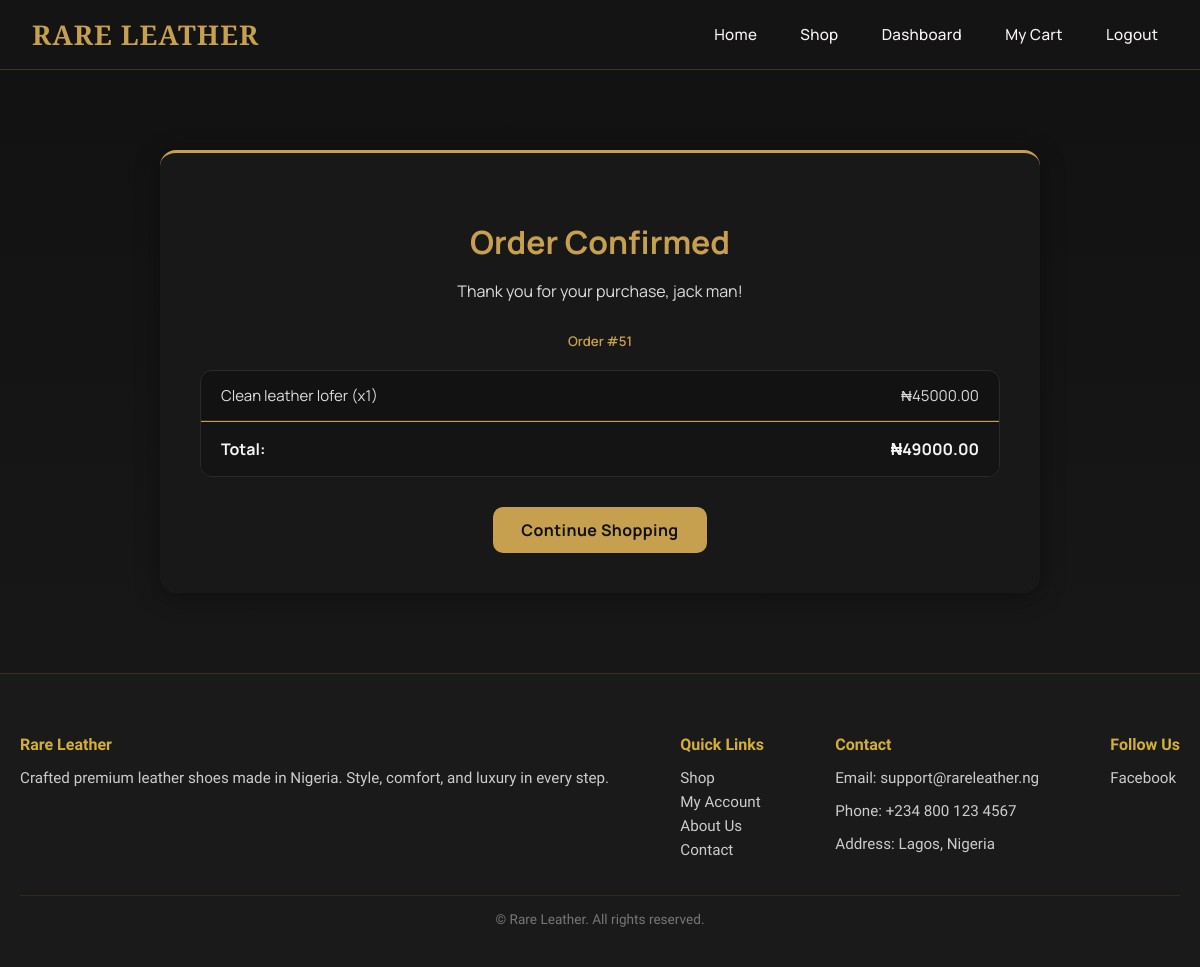
The app's page /orders/confirmation/51/ (signed in) with its own data.
### orders/models.py (models this page shows, shortened)
class Order(models.Model):
    ORDER_STATUS_CHOICES = (
        ('pending', 'Pending'),
        ('processing', 'Processing'),
        ('completed', 'Completed'),
        ('cancelled', 'Cancelled'),
    )
    PAYMENT_STATUS_CHOICES = (
        ('pending', 'Pending'),
        ('paid', 'Paid'),
        ('failed', 'Failed'),
    )
    user = models.ForeignKey(settings.AUTH_USER_MODEL, on_delete=models.CASCADE)
    full_name = models.CharField(max_length=100)
    email = models.EmailField()
    phone = models.CharField(max_length=20)
    address = models.TextField()
    city = models.CharField(max_length=100)
    created_at = models.DateTimeField(auto_now_add=True)
    status = models.CharField(max_length=20, choices=ORDER_STATUS_CHOICES, default='pending')
    total_price = models.DecimalField(max_digits=10, decimal_places=2, default=0)
    payment_status = models.CharField(max_length=20, choices=PAYMENT_STATUS_CHOICES, default='pending')
    reference = models.CharField(max_length=100, blank=True, null=True, help_text="Paystack transaction reference")
    class Meta:
        ordering = ['-created_at']

class OrderItem(models.Model):
    order = models.ForeignKey(Order, on_delete=models.CASCADE, related_name='items')
    product = models.ForeignKey(Product, on_delete=models.CASCADE)
    size = models.PositiveIntegerField(default=40)
    quantity = models.PositiveIntegerField(default=1)
    price = models.DecimalField(max_digits=10, decimal_places=2)
    def get_subtotal(self):
        return self.price * self.quantity

### catalog/models.py (models this page shows, shortened)
class Product(models.Model):
    category = models.ForeignKey(Category, on_delete=models.SET_NULL, null=True, related_name='products')
    title = models.CharField(max_length=200)
    slug = models.SlugField(unique=True, blank=True)
    description = models.TextField(blank=True)
    price_ngn = models.PositiveIntegerField(help_text="Price in Naira")
    min_size = models.PositiveSmallIntegerField(default=38, help_text="Minimum available shoe size")
    max_size = models.PositiveSmallIntegerField(default=45, help_text="Maximum available shoe size")
    extra_fee_threshold = models.PositiveSmallIntegerField(
        default=45,
        help_text="Sizes above this value attract an extra fee"
    )
    extra_fee_amount = models.PositiveIntegerField(
        default=0,
        help_text="Extra fee (in Naira) for sizes above the threshold"
    )
    available = models.BooleanField(default=True)
    created_at = models.DateTimeField(auto_now_add=True)

### orders/views.py (the view)
# urls.py: path('confirmation/<int:order_id>/', order_confirmation_view, name='order_confirmation'),
@login_required
def order_confirmation_view(request, order_id):
    order = get_object_or_404(Order, id=order_id, user=request.user)
    return render(request, 'orders/order_confirmation.html', {'order': order})

### templates/orders/order_confirmation.html (shortened to what this page needs)
{% extends 'base.html' %}
{% block content %}
<div class="order-container">
  <h2>Order Confirmed</h2>
  <p>Thank you for your purchase, {{ order.full_name }}!</p>
  <h5>Order #{{ order.id }}</h5>
  <ul class="order-list">
    {% for item in order.items.all %}
    <li class="order-item">
      <span>{{ item.product.title }} (x{{ item.quantity }})</span>
      <span>₦{{ item.get_subtotal }}</span>
    </li>
    {% endfor %}
    <li class="order-total">
      <span>Total:</span>
      <span>₦{{ order.total_price }}</span>
    </li>
  </ul>
  <a href="{% url 'catalog:product_list' %}" class="btn-continue">Continue Shopping</a>
</div>
{% include 'includes/footer.html' %}
{% endblock %}

### templates/base.html (style rules this page uses)
:root { --gold: #c6a04f; --dark-bg: #0f0f0f; --text-light: #f8f5f2; --text-muted: #b8b8b8; }
body { margin: 0; background: var(--dark-bg); color: var(--text-light); font-family: 'Manrope', sans-serif; }

### templates/orders/order_confirmation.html (style rules this page uses)
body { font-family: 'Manrope', sans-serif; background: linear-gradient(180deg, #111 0%, #1a1a1a 100%); color: #f5f5f5; margin: 0; padding: 0; }
.order-container { max-width: 800px; margin: 80px auto; background: #181818; border-radius: 16px; padding: 40px; box-shadow: 0 4px 25px rgba(0, 0, 0, 0.35); border-top: 3px solid #c6a04f; text-align: center; }
h2 { color: #c6a04f; font-weight: 700; font-size: 2rem; margin-bottom: 10px; }
p { font-size: 16px; color: #ddd; margin-bottom: 30px; }
h5 { color: #c6a04f; font-weight: 600; margin-bottom: 20px; }
.order-list { list-style: none; padding: 0; margin: 0 0 30px 0; background: #121212; border-radius: 12px; border: 1px solid #2a2a2a; overflow: hidden; }
.order-item { display: flex; justify-content: space-between; padding: 14px 20px; border-bottom: 1px solid #2a2a2a; font-size: 15px; color: #ddd; }
.order-total { display: flex; justify-content: space-between; padding: 16px 20px; border-top: 1px solid #c6a04f; font-weight: 700; color: #f5f5f5; background: #141414; }
.btn-continue { background: #c6a04f; color: #111; padding: 12px 28px; border-radius: 10px; text-decoration: none; font-weight: 700; letter-spacing: 0.4px; transition: all 0.3s ease; display: inline-block; }

### records on screen
Order: full_name "jack man", id "51", total_price "49000.00"
OrderItem: product "Clean leather lofer", quantity "1", get_subtotal "45000.00"
